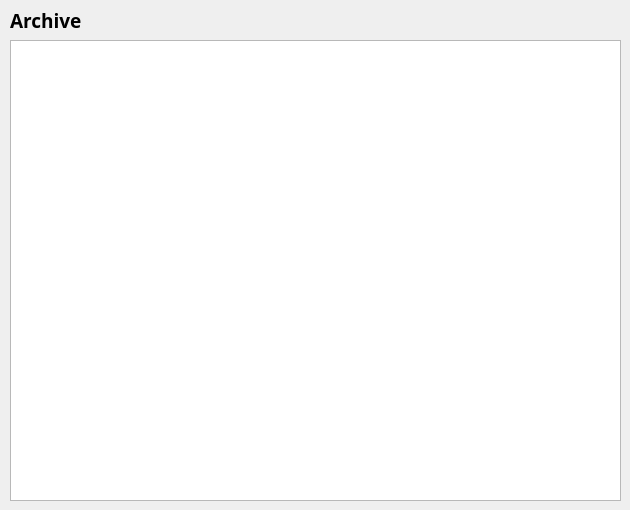
<?xml version="1.0" encoding="UTF-8"?>
<ui version="4.0">
 <class>ArchiveDialog</class>
 <widget class="QDialog" name="ArchiveDialog">
  <property name="geometry">
   <rect>
    <x>0</x>
    <y>0</y>
    <width>630</width>
    <height>510</height>
   </rect>
  </property>
  <property name="minimumSize">
   <size>
    <width>630</width>
    <height>0</height>
   </size>
  </property>
  <property name="maximumSize">
   <size>
    <width>630</width>
    <height>16777215</height>
   </size>
  </property>
  <property name="windowTitle">
   <string>Dialog</string>
  </property>
  <widget class="QListWidget" name="listNotes">
   <property name="geometry">
    <rect>
     <x>10</x>
     <y>40</y>
     <width>611</width>
     <height>461</height>
    </rect>
   </property>
  </widget>
  <widget class="QLabel" name="labelNotes">
   <property name="geometry">
    <rect>
     <x>10</x>
     <y>0</y>
     <width>621</width>
     <height>41</height>
    </rect>
   </property>
   <property name="font">
    <font>
     <family>Century Gothic</family>
     <pointsize>14</pointsize>
     <weight>75</weight>
     <bold>true</bold>
    </font>
   </property>
   <property name="text">
    <string>Archive</string>
   </property>
  </widget>
 </widget>
 <resources/>
 <connections/>
</ui>
